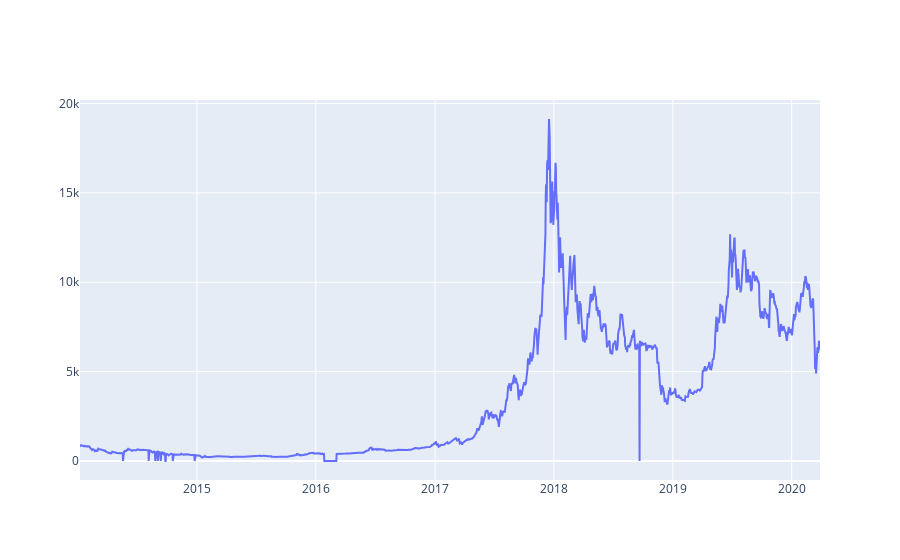

Here is the notebook cell this chart was saved with:
### Code cell
btc_trace = go.Scatter(x=data.index, y=data['Weighted Price'], name= 'Price')
py.iplot([btc_trace])

### Figure 1 — Plotly figure (JSON) as saved in the notebook; plotly's stock layout.template omitted (floating-point values rounded to 4 significant figures; data arrays with more than 128 entries replaced by an {"elided": "..."} marker saying what was removed)
{"data": [{"name": "Price", "type": "scatter", "x": {"elided": "2273 str values"}, "y": {"elided": "2273 float values"}}], "layout": {}}
